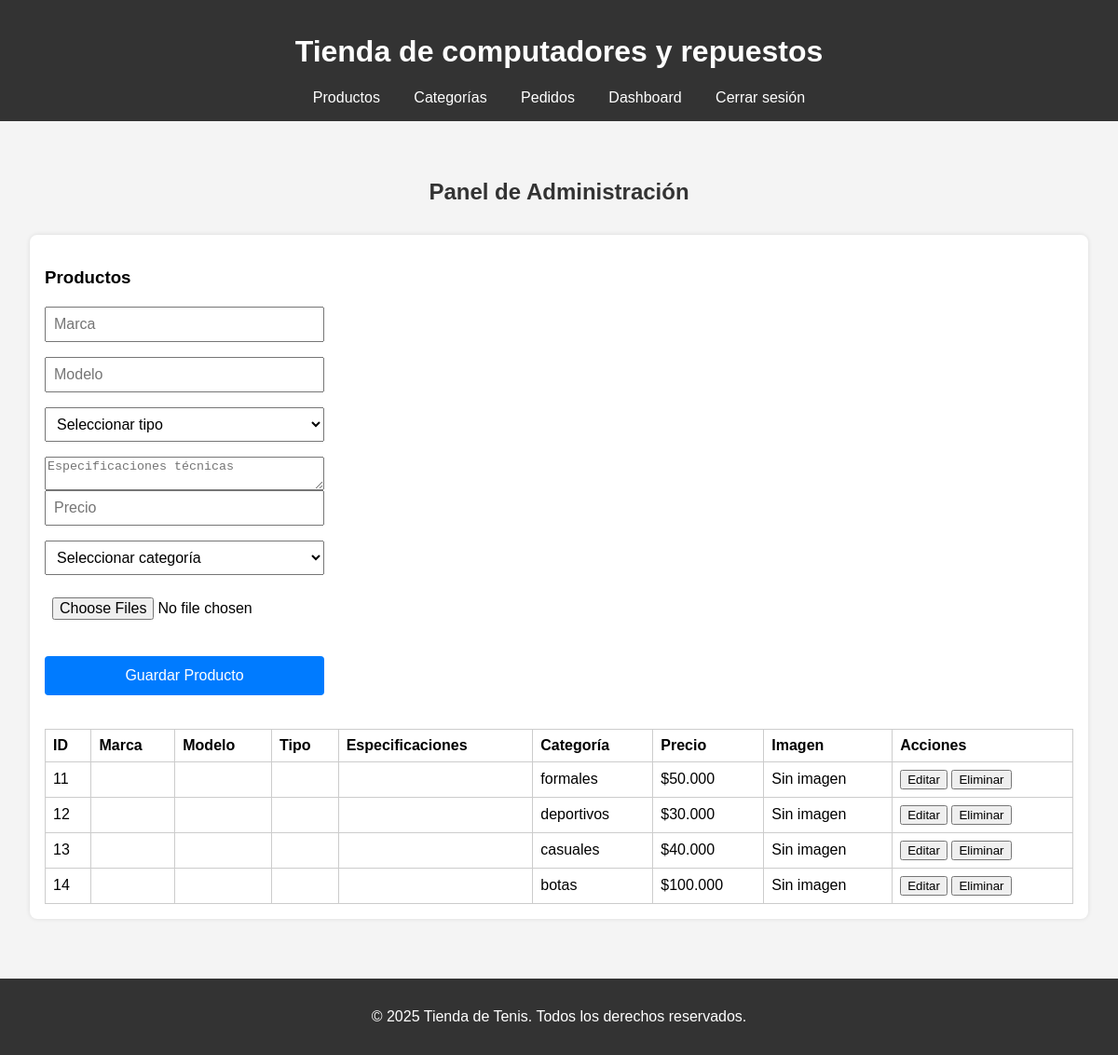
Page /index.php?accion=productos (signed in) on the earlier database version.
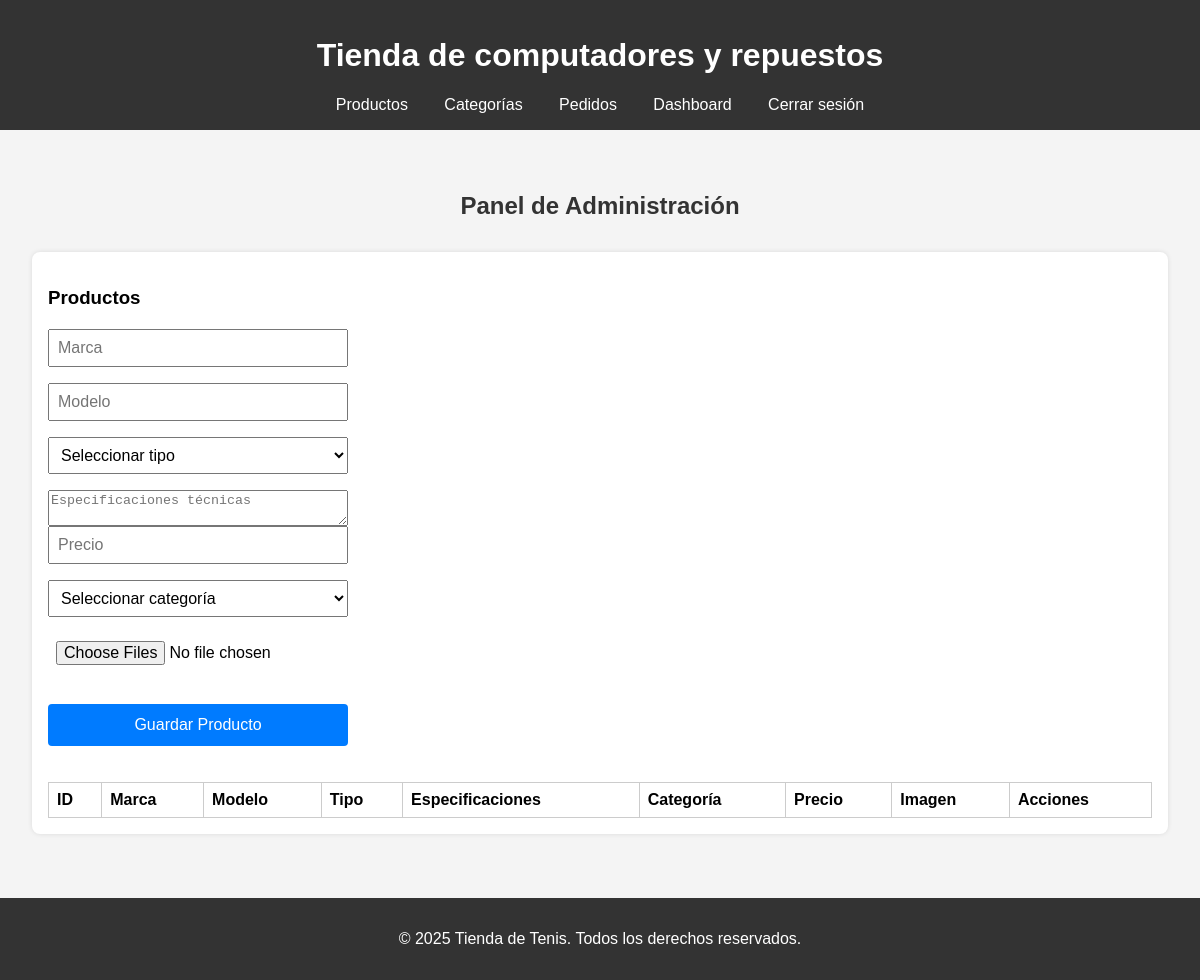
Same page on the later database version.
### tables this page shows
CREATE TABLE `productos` (
  `id` int(11) NOT NULL,
  `nombre` varchar(100) NOT NULL,
  `marca` varchar(100) DEFAULT NULL,
  `modelo` varchar(100) DEFAULT NULL,
  `tipo` enum('Computador','Repuesto') DEFAULT NULL,
  `descripcion` text DEFAULT NULL,
  `especificaciones` text DEFAULT NULL,
  `precio` decimal(10,2) NOT NULL,
  `imagen` varchar(255) DEFAULT NULL,
  `id_categoria` int(11) NOT NULL
);

CREATE TABLE `categorias` (
  `id` int(11) NOT NULL,
  `nombre` varchar(100) NOT NULL
);

### Controlador/Controlador.php (called while the page is built, shortened)
<?php
class Controlador
{
public function mostrarProductos()
{
    $gestor = new GestorAdmin();
    $limite = 10;
    $pagina = isset($_GET['pagina']) ? max(1, intval($_GET['pagina'])) : 1;
    $offset = ($pagina - 1) * $limite;
    $productos = $gestor->listarProductosPaginados($limite, $offset);
        require "Vista/html/productos.php";
    }
}

### Modelo/GestorAdmin.php (called while the page is built, shortened)
<?php
class GestorAdmin
{
    public function __construct() {
        $this->conexion_obj = new Conexion();
    }
    public function listarProductosPaginados($limite, $offset)
    {
        $conexion = new Conexion();
        $conexion->abrir();
        $sql = "SELECT p.*, c.nombre AS categorias,
                   (SELECT ruta_imagen FROM imagenes_producto i WHERE i.id_producto = p.id LIMIT 1) AS imagen
            FROM productos p
            LEFT JOIN categorias c ON p.id_categoria = c.id
            LIMIT $limite OFFSET $offset";
        $conexion->consulta($sql);
        $result = $conexion->obtenerResult();
        $productos = [];
        while ($row = $result->fetch_assoc()) {
            $productos[] = $row;
        }
        return $productos;
    }
}
?>

### Modelo/Conexion.php (called while the page is built, shortened)
<?php
class Conexion
{
    private $mySQLI;
    private $result;
    public function abrir()
    {
        if ($this->mySQLI === null || $this->mySQLI->ping() === false) {
            $this->mySQLI = new mysqli("localhost", "root", "", "computadores");
            $this->mySQLI->set_charset("utf8mb4");
        }
        return true;
    }
    public function cerrar()
    {
        if ($this->mySQLI && $this->mySQLI->ping()) {
            $this->mySQLI = null;
        }
    }
    public function consulta($sql)
    {
        $this->sql = $sql;
        $this->result = $this->mySQLI->query($this->sql);
        return $this->result;
    }
    public function obtenerResult()
    {
        return $this->result;
    }
}
?>

### Vista/html/productos.php (the view, shortened to what this page needs)
<!DOCTYPE html>
<html lang="en">
<head>
    <link rel="stylesheet" href="Vista/css/styles.css">
</head>
<body>
    <header>
        <h1>Tienda de computadores y repuestos</h1>
        <nav>
            <a href="index.php?accion=productos">Productos</a>
            <a href="index.php?accion=categorias">Categorías</a>
            <a href="index.php?accion=pedidos">Pedidos</a>
            <a href="index.php?accion=dashboard">Dashboard</a>
            <?php if (isset($_SESSION['admin'])): ?>
                <a href="index.php?accion=cerrarSesion">Cerrar sesión</a>
            <?php endif; ?>
        </nav>
    </header>
    <section id="panel-admin">
        <h2>Panel de Administración</h2>
        <div class="admin-section">
            <h3>Productos</h3>
            <form class="form-admin" action="index.php?accion=guardarProducto" method="post"
                enctype="multipart/form-data">
                <input type="text" name="marca" placeholder="Marca" required>
                <input type="text" name="modelo" placeholder="Modelo" required>
                <select name="tipo" required>
                    <option value="">Seleccionar tipo</option>
                </select>
                <textarea name="especificaciones" placeholder="Especificaciones técnicas" required></textarea>
                <input type="number" name="precio" placeholder="Precio" required>
                <select name="id_categoria" required>
                    <option value="">Seleccionar categoría</option>
                </select>
                <input  type="file" name="imagenes[]" multiple>
                <button type="submit">Guardar Producto</button>
            </form>
            <table>
                <thead>
                    <tr>
                        <th>ID</th>
                        <th>Marca</th>
                        <th>Modelo</th>
                        <th>Tipo</th>
                        <th>Especificaciones</th>
                        <th>Categoría</th>
                        <th>Precio</th>
                        <th>Imagen</th>
                        <th>Acciones</th>
                    </tr>
                </thead>
                <tbody>
                    <?php foreach ($productos as $producto): ?>
                        <tr>
                            <td><?= htmlspecialchars($producto['id']) ?></td>
                            <td><?= htmlspecialchars($producto['marca']) ?></td>
                            <td><?= htmlspecialchars($producto['modelo']) ?></td>
                            <td><?= htmlspecialchars($producto['tipo']) ?></td>
                            <td><?= htmlspecialchars($producto['especificaciones']) ?></td>
                            <td><?= htmlspecialchars($producto['categorias']) ?></td>
                            <td>$<?= number_format($producto['precio'], 0, ',', '.') ?></td>
                            <td>
                                <?php if (!empty($producto['imagenes'])): ?>
                                    <?php foreach ($producto['imagenes'] as $img): ?>
                                        <img src="<?= htmlspecialchars($img) ?>" alt="Imagen" style="width:50px;height:50px;object-fit:cover;margin:2px;">
                                    <?php endforeach; ?>
                                <?php else: ?>
                                    <span>Sin imagen</span>
                                <?php endif; ?>
                            </td>
                            <td>
                                <a href="index.php?accion=editarProducto&id=<?= $producto['id'] ?>"><button type="button">Editar</button></a>
                                <a href="index.php?accion=eliminarProducto&id=<?= $producto['id'] ?>" onclick="return confirm('¿Seguro que deseas eliminar este producto?');">
                                    <button type="button">Eliminar</button>
                                </a>
                            </td>
                        </tr>
                    <?php endforeach; ?>
                </tbody>
            </table>
        </div>
    </section>
    <footer>
        <p>&copy; 2025 Tienda de Tenis. Todos los derechos reservados.</p>
    </footer>
</body>
</html>

### index.php (shortened to what this page needs)
<?php
require_once "Controlador/Controlador.php";
require_once "Modelo/Conexion.php";
require_once "Modelo/GestorAdmin.php";
$Controlador = new Controlador();
if (isset($_GET['accion'])) {
    if ($_GET["accion"] == "vista") {
        $Controlador->verpagina('Vista/html/catalogo.html');
    }elseif ($_GET["accion"] == "catalogo") {
        $Controlador->mostrarCatalogo();
    }elseif ($_GET["accion"] == "admin") {
        $Controlador->verpagina('Vista/html/admin.php');
    }elseif ($_GET["accion"] == "ingresar") {
        $correo = $_POST["correo"];
        $contrasena = $_POST["contrasena"];
        $Controlador->ingresar($correo, $contrasena);
    }elseif ($_GET["accion"] == "login") {
        $Controlador->verpagina('Vista/html/login.php');
    }elseif ($_GET["accion"] == "editarProducto" && isset($_GET["id"])) {
        $id = $_GET["id"];
        $Controlador->editarProducto($id);
    }elseif ($_GET["accion"] == "eliminarProducto" && isset($_GET["id"])) {
        $id = $_GET["id"];
        $Controlador->eliminarProducto($id);
    }elseif ($_GET["accion"] == "guardarCategoria") {
        $nombre = $_POST["nombre_categoria"];
        $Controlador->guardarCategoria($nombre);
    }elseif ($_GET["accion"] == "eliminarCategoria" && isset($_GET["id"])) {
        $id = $_GET["id"];
        $Controlador->eliminarCategoria($id);
    }elseif ($_GET["accion"] == "formularioPedido") {
        $id_producto = $_POST["id_producto"];
        require "Vista/html/formularioPedido.php";
    }elseif ($_GET["accion"] == "procesarPedido") {
        $correo = $_POST["correo"];
        $contrasena = $_POST["contrasena"];
        $id_producto = $_POST["id_producto"];
        $cantidad = $_POST["cantidad"];
        $Controlador->procesarPedido($correo, $contrasena, $id_producto, $cantidad);
    }elseif ($_GET["accion"] == "registroCliente") {
        require "Vista/html/registroCliente.php";
    }elseif ($_GET["accion"] == "guardarCliente") {
        $nombre = $_POST["nombre"];
        $correo = $_POST["correo"];
        $contrasena = $_POST["contrasena"];
        $Controlador->guardarCliente($nombre, $correo, $contrasena);
    }elseif( $_GET["accion"] == "eliminarCarrito") {
        $Controlador->eliminarCarrito();
    }elseif ($_GET["accion"] == "categorias") {
        $Controlador->mostrarCategorias();
    } elseif ($_GET["accion"] == "pedidos") {
        $Controlador->mostrarPedidos();
    }elseif ($_GET["accion"] == "productos") {
        $Controlador->mostrarProductos();
    }elseif ($_GET["accion"] == "cerrarSesion") {
     $Controlador->cerrarSesion();
    }elseif ($_GET["accion"] == "cambiarEstadoPedido") {
        $id_pedido = $_POST["id_pedido"];
        $estado = $_POST["estado"];
        $Controlador->cambiarEstadoPedido($id_pedido, $estado);
    } elseif ($_GET["accion"] == "editarCategoria" && isset($_GET["id"])) {
        $id = $_GET["id"];
        $Controlador->editarCategoria($id);
    } elseif ($_GET["accion"] == "actualizarCategoria") {
        $id = $_POST["id"];
        $nombre = $_POST["nombre_categoria"];
        $Controlador->actualizarCategoria($id, $nombre);
    } elseif ($_GET["accion"] == "eliminarImagen" && isset($_POST["id_img"]) && isset($_POST["id_producto"])) {
        $id_img = $_POST["id_img"];
        $id_producto = $_POST["id_producto"];
        $Controlador->eliminarImagenProducto($id_img, $id_producto);
    } elseif ($_GET["accion"] == "dashboard") {
        $Controlador->mostrarDashboard();
    } elseif ($_GET["accion"] == "carrito") {
        $Controlador->mostrarCarrito();
    } elseif ($_GET["accion"] == "agregarCarrito") {
        $Controlador->agregarCarrito();
    } elseif ($_GET["accion"] == "finalizarPedido") {
        $Controlador->finalizarPedido();
    } elseif ($_GET["accion"] == "pedidoscliente") {
        $Controlador->mostrarPedidosCliente();
    }
     else {
        $Controlador->verpagina('Vista/html/error.html');
    }
} else {
  $Controlador->verpagina('Vista/html/login.php');
}
?>

### Vista/css/styles.css (style rules this page uses)
body { font-family: Arial, sans-serif; margin: 0; padding: 0; background-color: #f4f4f4; }
header { background-color: #333; color: white; padding: 1rem; text-align: center; }
nav a { color: white; margin: 0 1rem; text-decoration: none; }
section { padding: 2rem; }
form { display: flex; flex-direction: column; max-width: 300px; margin-top: 1rem; }
form input, form button, form select { margin-bottom: 1rem; padding: 0.5rem; font-size: 1rem; }
.admin-section { margin-top: 2rem; background: #fff; padding: 1rem; border-radius: 8px; box-shadow: 0 0 5px rgba(0,0,0,0.1); }
.admin-section table { width: 100%; border-collapse: collapse; margin-top: 1rem; }
.admin-section table, th, td { border: 1px solid #ccc; }
.admin-section th, .admin-section td { padding: 0.5rem; text-align: left; }
footer { background-color: #333; color: white; text-align: center; padding: 1rem; margin-top: 2rem; }
button[type="submit"] { background-color: #007bff; color: white; padding: 12px 20px; border: none; border-radius: 4px; cursor: pointer; font-size: 16px; width: 100%; transition: background-color 0.3s ease; margin-top: 15px; }
form { text-align: center; margin-top: 20px; margin-bottom: 20px; }
h2 { text-align: center; margin-top: 30px; color: #333; }

Differences in the rows shown:
removed productos: id "11", id_categoria.nombre "formales", precio "50.000"
removed productos: id "12", id_categoria.nombre "deportivos", precio "30.000"
removed productos: id "13", id_categoria.nombre "casuales", precio "40.000"
removed productos: id "14", id_categoria.nombre "botas", precio "100.000"
